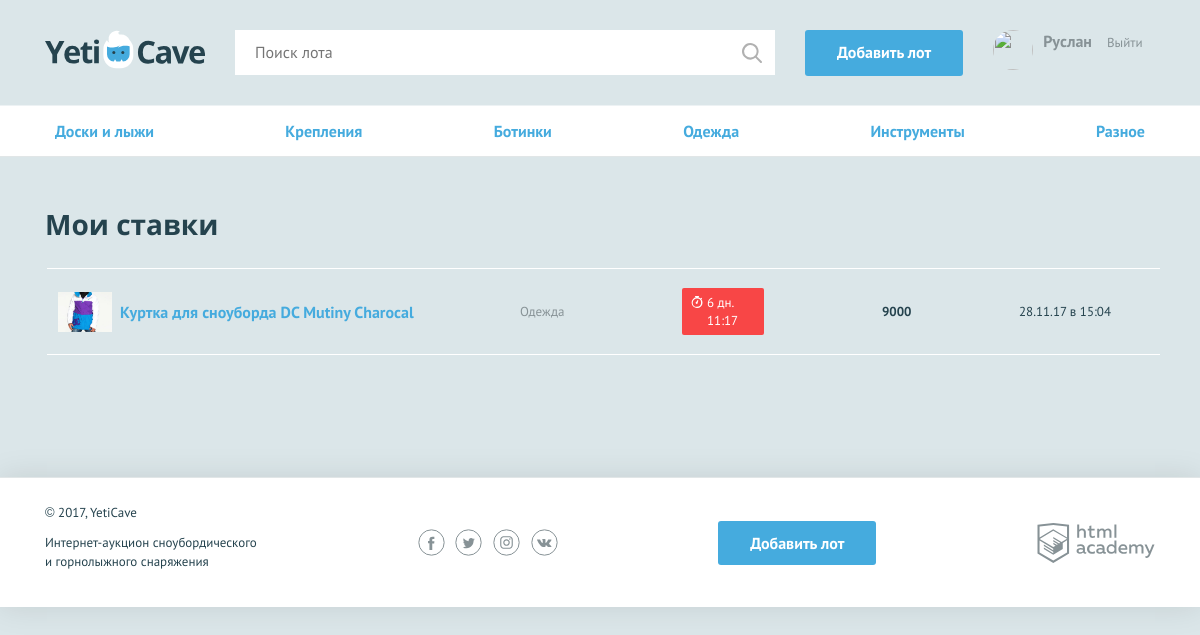
Page /mylots.php (signed in) on the earlier database version.
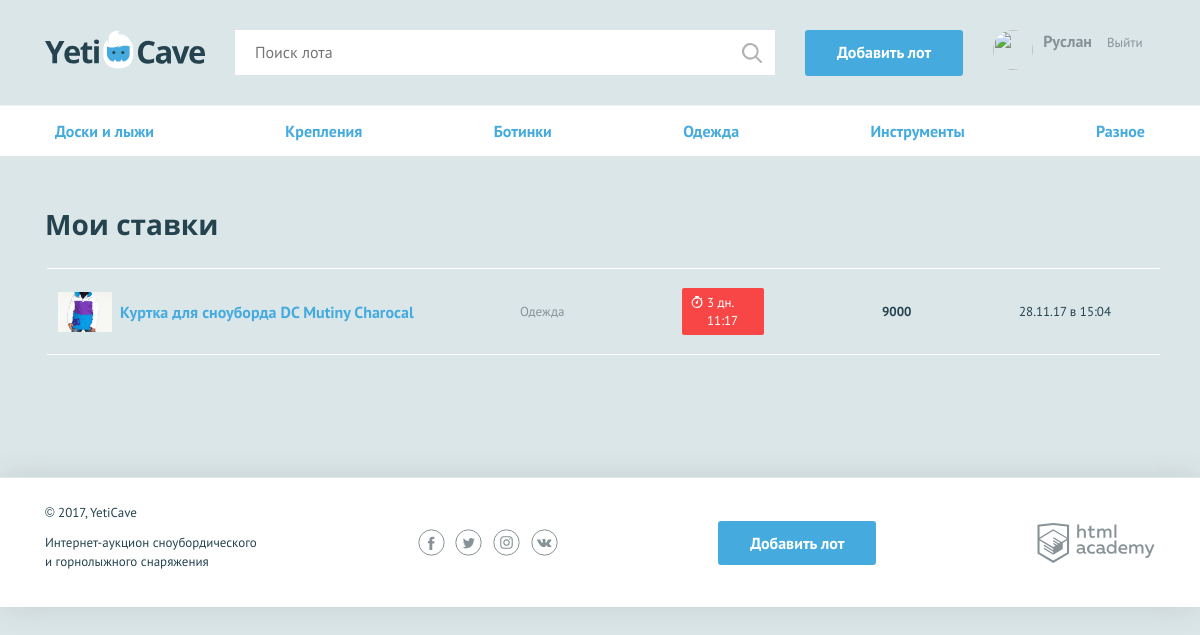
Same page on the later database version.
### tables this page shows
CREATE TABLE rates (
	rate_id		int AUTO_INCREMENT PRIMARY KEY,
	created_at	int(11) NOT NULL,
	rate 		int UNSIGNED NOT NULL,
	user_id		int NOT NULL,
	lot_id		int NOT NULL,
	FOREIGN KEY (user_id) REFERENCES users (user_id),
	FOREIGN KEY (lot_id) REFERENCES lots (lot_id)
);

CREATE TABLE lots (
	lot_id		int AUTO_INCREMENT PRIMARY KEY,
	created_at  int(11) NOT NULL,
	lotname		varchar(128) NOT NULL,
	description	text NOT NULL,
	image		varchar(128) NOT NULL,
	initprice	int UNSIGNED NOT NULL,
	completed_at int(11) NOT NULL,
	steprate 	int UNSIGNED NOT NULL,
	user_id		int NOT NULL,
	winner_id	int,
	category_id int NOT NULL,
	FOREIGN KEY (user_id) REFERENCES users(user_id),
	FOREIGN KEY (winner_id) REFERENCES users(user_id),
	FOREIGN KEY (category_id) REFERENCES categories(category_id)
);

CREATE TABLE categories (
	category_id	int AUTO_INCREMENT PRIMARY KEY,
	catname		varchar(128) NOT NULL,
	catimage	varchar(32)
);

### functions.php (called while the page is built, shortened)
<?php
function renderTemplate($template_path, $template_data)
{
	if (file_exists($template_path))
	{
		extract($template_data);
		require_once ($template_path);
		$template_content = ob_get_clean();
	}
	else
	{
		$template_content = "";
	}
	return $template_content;
}
function rateTimeFormat ($bettime)
{
    $now = strtotime('now');
    $timediff=($now-$bettime)/3600;
    if ($timediff<24)
    {
        if ($timediff<1)
        {
            $timediff = $timediff*60;
            $timepassed = floor($timediff)." минут назад";
        }
        else
        {
            $timepassed = floor($timediff)." часов назад";
        }
    }
    else
    {
        $timepassed=date("d.m.y", $bettime)." в ".date("H:i", $bettime);
    }
    return $timepassed;
}
function lotTimeRemaining($completed_at) {
    $lot_time_remaining = "00:00";
    $now = strtotime('now');
    $timediff = $completed_at - $now;
    $diff = $timediff/86400;
    if ($diff > 1) {
        $daydiff = floor($diff);
        $lot_time_remaining = $daydiff.' дн. '.gmdate("H:i",$timediff);
    }
    else {
        if ($diff > 0) {
            $lot_time_remaining = gmdate("H:i", $timediff);
        }
    }
    return $lot_time_remaining;
}
?>

### categories.php (called while the page is built, shortened)
<?php
$sql = 'SELECT * FROM categories';
$result = mysqli_query($link, $sql);
if ($result) {
        $categories = mysqli_fetch_all($result, MYSQLI_ASSOC);
}
else {
        showError(mysqli_error($link));
}
?>

### templates/mylots.php (the view)
<nav class="nav">
  <?=renderTemplate('templates/_categories.php', ['categories' => $categories]); ?>
</nav>
<section class="rates container">
  <h2>Мои ставки</h2>
  <table class="rates__list">
    <?php foreach ($rates as $value): ?>
      <tr class="rates__item">
        <td class="rates__info">
          <div class="rates__img">
            <img src="<?=$value['image'] ?>" width="54" height="40" alt="Сноуборд">
          </div>
          <h3 class="rates__title"><a href="lot.php?lot_id=<?=$value['lot_id'] ?>"><?=$value['lotname'] ?></a></h3>
        </td>
        <td class="rates__category">
          <?=$value['catname'] ?>
        </td>
        <td class="rates__timer">
          <div class="timer timer--finishing"><?=lotTimeRemaining($value['completed_at']) ?></div>
        </td>
        <td class="rates__price">
          <?=$value['rate'] ?>
        </td>
        <td class="rates__time">
          <?=rateTimeFormat($value['created_at']) ?>
        </td>
      </tr>
    <?php endforeach; ?>
  </table>
</section>

Differences in the rows shown:
changed through a linked row, rates "Куртка для сноуборда DC Mutiny Charocal": lot.completed_at "6 дн. 11:17" → "3 дн. 11:17"
